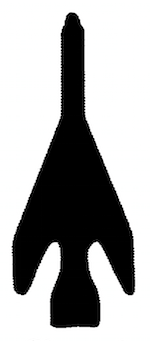
#> input picture plane1.tiff, 150 x 341 px, found by its file name
$ python project.py   (Python 2 division)
#> lines starting #> are read from the running program, lines starting #| are printed output that depends on the picture; after the words box and inside, x2 and y2 are one past the last pixel; in counts of white or black regions, pixels touching at a corner belong together; pictures that were not available may be replaced by others from this repository, and a replacement may not be noted
import numpy as np
import cv2
from sklearn.metrics import confusion_matrix
from matplotlib import pyplot as plt


Min_Descriptors = 20
Max_Train_Size = 200


def reconstruct(img):
    """Reconstruct the image from the contour"""
    rows, columns = img.shape
    # Transforming the image
    DftColumns = cv2.getOptimalDFTSize(columns)
    DftRows = cv2.getOptimalDFTSize(rows)
    DftImg = np.zeros((DftRows, DftColumns))
    DftImg[:rows, :columns] = img
    croprow, cropcolumn = DftRows / 2 , DftColumns / 2
    # Discrete Fourier Transform Calculation
    dft = cv2.dft(np.float32(DftImg), flags=cv2.DFT_COMPLEX_OUTPUT)
    DftShift = np.fft.fftshift(dft)
    # Masking the image
    mask = np.zeros((DftRows, DftColumns, 2), np.uint8)
    mask[croprow - 100:croprow + 100, cropcolumn - 100:cropcolumn + 100] = 1
    DftShift = DftShift * mask
    # Using the inverse Fourier transform for image reconstruction
    newDft = np.fft.ifftshift(DftShift)
    result = cv2.idft(newDft)
    result = cv2.magnitude(result[:, :, 0], result[:, :, 1])
    # Plotting the result
    plt.title('Result')
    plt.imshow(result, cmap='gray')
    plt.xticks([])
    plt.yticks([])
    plt.show()


def findFourierDescriptor(img):
    """Find and return the Fourier-Descriptor of the image contour"""
    Imagecontour = []
    Imagecontour, hierarchy = cv2.findContours(
        img,
        cv2.RETR_EXTERNAL,
        cv2.CHAIN_APPROX_NONE,
        Imagecontour)
    contour_array = Imagecontour[0][:, 0, :]
    complexContour = np.empty(contour_array.shape[:-1], dtype=complex)
    complexContour.real = contour_array[:, 0]
    complexContour.imag = contour_array[:, 1]
    fourier_descriptor = np.fft.fft(complexContour)
    return fourier_descriptor


def constructContour(descriptors, degree,i):
    """ Construct the contour of the image"""
    # truncate the long list of descriptors to certain length
    descriptor_in_use = minimize_descriptor(descriptors, degree)
    constructContour = np.fft.ifft(descriptor_in_use)
    constructContour = np.array(
        [constructContour.real, constructContour.imag])
    constructContour = np.transpose(constructContour)
    constructContour= np.expand_dims(constructContour, axis=1)
    # normalizing the contour
    constructContour *= 500 / constructContour.max()
    # type cast to int32
    constructContour = constructContour.astype(np.int32, copy=False)
    constructContourImg = np.zeros((500, 500), np.uint8)
    # draw and save the contour image
    cv2.drawContours(constructContourImg, constructContour, -1, 255, thickness=-1)
    cv2.imwrite("/Users/Pratik/Downloads/EEL 6562 Project/reconstruct_result1.tiff", constructContourImg)
    return descriptor_in_use


def minimize_descriptor(descriptors, degree):
    """Minimize fourier descriptor array by removing unshifted cells in array"""
    descriptors = np.fft.fftshift(descriptors)
    center_index = len(descriptors) / 2
    descriptors = descriptors[
        center_index - degree / 2:center_index + degree / 2]
    descriptors = np.fft.ifftshift(descriptors)

    return descriptors


def train_set_generater(sample1, sample2):
    """this function generates training_set"""
    response = np.array([0, 1])
    response = np.tile(response, Max_Train_Size / 2)
    response = response.astype(np.float32)
    set = np.empty(
        [Max_Train_Size,Min_Descriptors], dtype=np.float32)
    for i in range(0, Max_Train_Size - 1, 2):
        descriptors_sample1 = findFourierDescriptor(sample1)
        descriptors_sample1 = minimize_descriptor(
            descriptors_sample1,
            Min_Descriptors)
        set[i] = np.absolute(descriptors_sample1)
        descriptors_sample2 = findFourierDescriptor(sample2)
        descriptors_sample2 = minimize_descriptor(
            descriptors_sample2,
            Min_Descriptors)
        set[i + 1] = np.absolute(descriptors_sample2)
    return set, response


def test_set_generater(sample1):
    """this function generates test_set"""
    response = np.array([0, 1])
    response = np.tile(response, Max_Train_Size / 2)
    response = response.astype(np.float32)
    set = np.empty(
        [Max_Train_Size,Min_Descriptors], dtype=np.float32)
    for i in range(0, Max_Train_Size - 1, 2):
        fourier_descriptors_sample1 = findFourierDescriptor(sample1)
        descriptors_sample1 = minimize_descriptor(
            fourier_descriptors_sample1,
            Min_Descriptors)
        set[i] = np.absolute(descriptors_sample1)
    print 'Fourier Descriptors Calculated: ',np.count_nonzero(fourier_descriptors_sample1)
    print 'Minimum Descriptors Used: ',np.count_nonzero(descriptors_sample1)
    efficiency=np.count_nonzero(fourier_descriptors_sample1)*1.0/np.count_nonzero(descriptors_sample1)
    print 'Efficiency of the method:',efficiency
    return set, response


"""generate training_set"""
# import images and preprocess
sample1 = cv2.imread("/plane1.tiff", 0)
#> sample1: shape (341, 150); min 0, max 255, mean 168.6
sample2 = cv2.imread("/airplanes.tiff", 0)
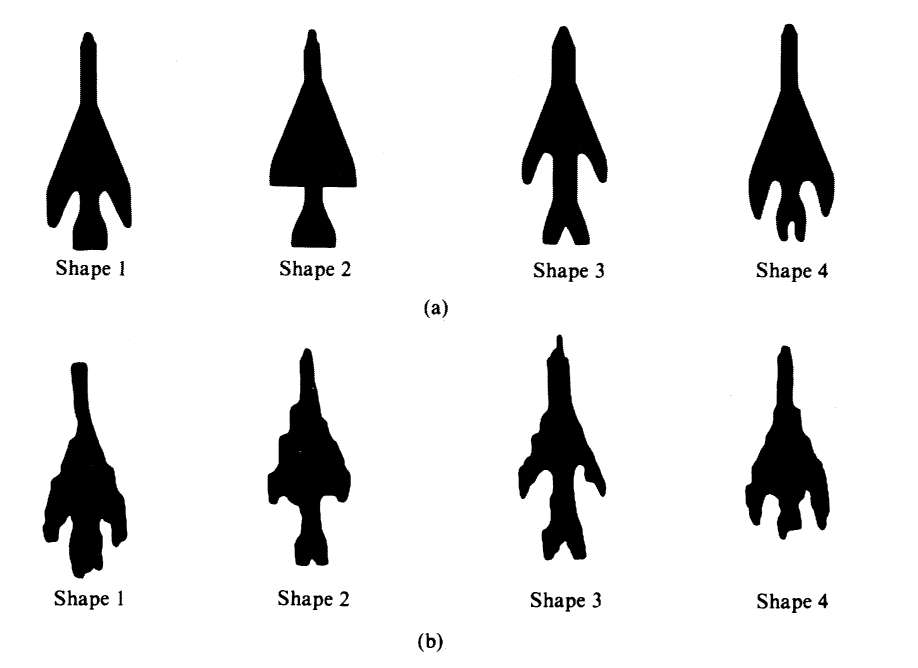
#> input picture airplanes.tif, 2752 x 2004 px, given in place of airplanes.tiff, which was not available (shown at 1/3 size)
#> sample2: shape (2004, 2752); 88.7% white; 74 black regions (12 under 20 px), largest, box (x1, y1, x2, y2) and area: (807, 87, 1071, 744) 79734, (138, 96, 395, 752) 76313, (2245, 71, 2504, 726) 76171
retval, sample1 = cv2.threshold(sample1, 127, 255, cv2.THRESH_BINARY_INV)
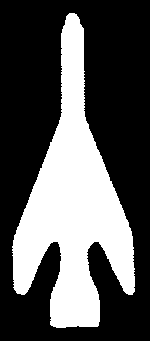
#> sample1: shape (341, 150); 33.9% white; 1 white region, box (x1, y1, x2, y2) and area: (12, 13, 135, 328) 17327
retval, sample2 = cv2.threshold(sample2, 127, 255, cv2.THRESH_BINARY_INV)
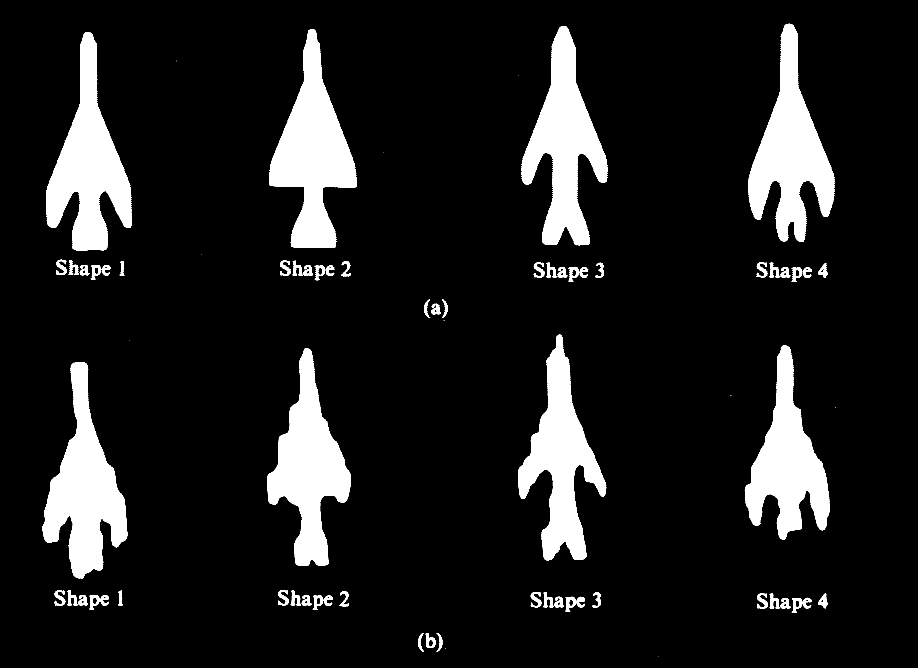
#> sample2: shape (2004, 2752) (shown at 1/3 size); 11.3% white; 74 white regions (12 under 20 px), largest, box (x1, y1, x2, y2) and area: (807, 87, 1071, 744) 79734, (138, 96, 395, 752) 76313, (2245, 71, 2504, 726) 76171
training_set, response = train_set_generater(sample1, sample2)
#> after the loop in train_set_generater, `for i in range(0, Max_Train_Size - 1, 2):`:
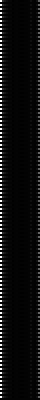
#> set: shape (200, 20) float32 (shown 2 times larger); min 150.8, max 195838.2, mean 11246.3; drawn with min black and max white
#> response = 200 values, max 1 at index 1, min 0 at index 0, mean 0.5
"""generate training_set"""

"""generate test_set from the reconstructed image"""
fourier_Descriptor1 = findFourierDescriptor(sample1)
constructContour1 = constructContour(fourier_Descriptor1, Min_Descriptors,1)
#> in constructContour, `constructContour = np.transpose(constructContour)`: constructContour = 20 rows, first 8: [3229.3, 948], [2732.3, 2606.1], [2826.1, 4831.3], [2196.3, 6767.6], [1409.2, 8918.6], [628.6, 10868.4], [758.7, 13064.5], [1814.8, 12036.1]
#> in constructContour, `constructContour *= 500 / constructContour.max()`: constructContour = 20 rows, first 8: [108.3, 31.8], [91.64, 87.4], [94.78, 162], [73.66, 227], [47.26, 299.1], [21.08, 364.5], [25.45, 438.2], [60.87, 403.7]
#> in constructContour, `constructContour = constructContour.astype(np.int32, copy=False)`: constructContour = contour of 20 points, box (x1, y1, x2, y2) (21, 31, 203, 501), area 38106
#> in constructContour, `cv2.drawContours(constructContourImg, constructContour, -1, 255, thick..`:
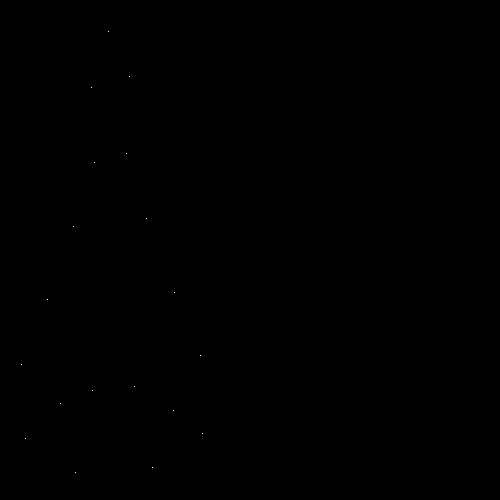
#> constructContourImg: shape (500, 500); 0.01% white in thin lines or dots, all inside (x1, y1, x2, y2) = (21, 31, 203, 473)

# import reconstructed image and preprocess
sample3 = cv2.imread("/reconstruct_result1.tiff", 0)
#> (the run stopped early here; a loop or call above may not have finished)
